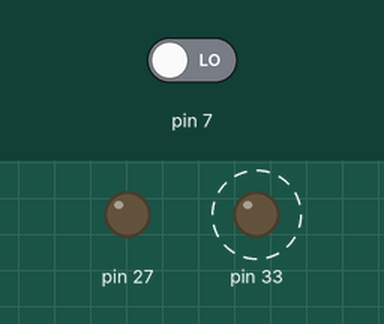
The sketch below on a simulated Arduino Mega 2560, built with avr-gcc and run on an emulated ATmega2560. Parts: output pins drawn as LEDs (lit = HIGH). Dashed ring = blinking. The inputs (shaded band) are chosen by the test bench; at power-on: pin 7 LOW.

Above: at 3.8 s.
3.9 s: pin 7 driven HIGH
At 4.4 s:
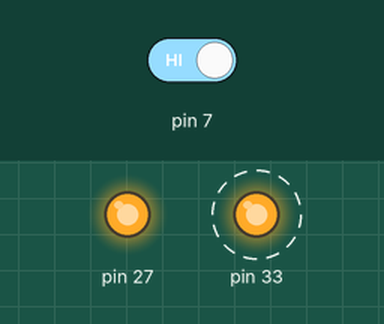
7.4 s: pin 7 driven LOW
At 8.4 s:
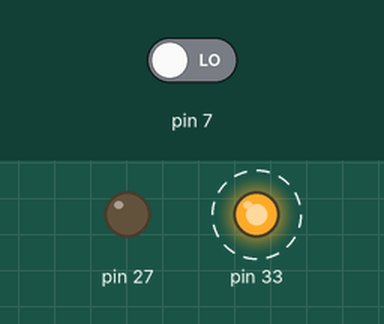
Timing chart, 0 to 17.0 s (numbered marks = the images above; inputs shaded):
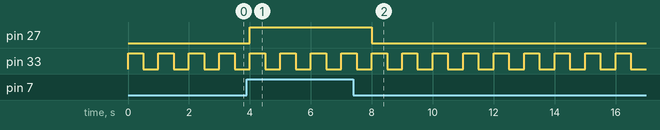

Measured:
- after the input at 3.9 s, pin 27: LOW → HIGH after 0.10 s
- after the input at 7.4 s, pin 27: HIGH → LOW after 0.60 s
- by itself, pin 33: alternates HIGH for 0.50 s and LOW for 0.50 s

The sketch:

10_Zadatak_01.ino
```cpp
/* Napisati program koji pali i gasi led diode LD8 i LD2 na pinovima
33 i 27. Pin 33 se i pali i gasi u jednom ciklusu loop-a, a pin 27 se pali ili gasi
u zavisnosti od stanja prekidaca SW2 na pinu 7.
*/

void setup()
{
    Serial.begin(9600);

    pinMode(27, OUTPUT);
    pinMode(33, OUTPUT);
}

void loop()
{
    digitalWrite(33, HIGH);
    delay(500);
    digitalWrite(33, LOW);
    delay(500);

    if(digitalRead(7))
        digitalWrite(27, HIGH);
    else
        digitalWrite(27, LOW);
}
```
